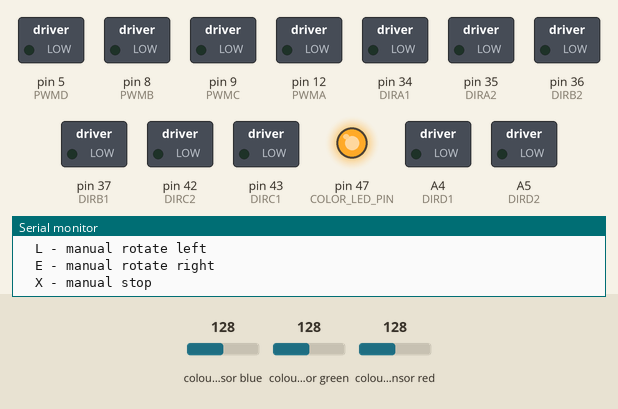
Recording of a sketch running on a simulated Arduino Mega 2560, built with avr-gcc and run on an emulated ATmega2560. Shown: switched loads named in the sketch (green lamp = pin HIGH), output pins drawn as LEDs (lit = HIGH), the last lines printed to the serial monitor. Wiring (inferred from the names in the program): TCS3200 colour sensor: output pin 46; S2 pin 13; S3 pin 11; S0 pin 44; S1 pin 45. The test bench sets the inputs (shaded band); at power-on: colour sensor green 128, colour sensor blue 128, colour sensor red 128. Pins used as bus, display or sensor lines are not drawn.

Above: at 0.13 s.
At 1.2 s:
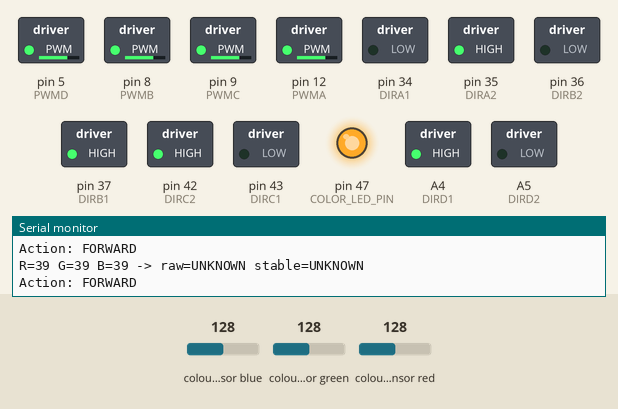
1.3 s: colour sensor green set to 95
3.0 s: colour sensor green set to 88
At 5.0 s:
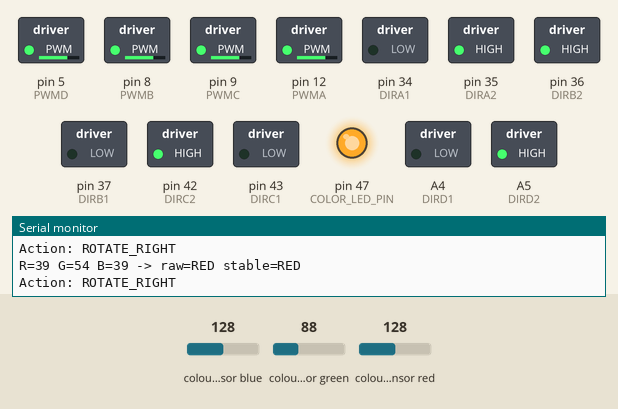
Timing chart, 0 to 6.5 s (numbered marks = the images above; inputs shaded):
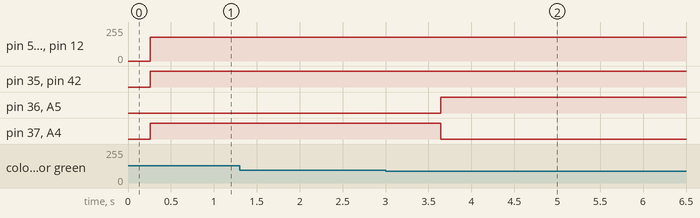

The sketch:

color_sensor_red_green_black_test.ino
```cpp
#include <Arduino.h>

// 这个测试程序用于读取 GY-31 颜色传感器，并尝试区分红色、绿色和黑色。
// 这里默认 GY-31 使用的是常见的 TCS3200/TCS230 接口。

// 电机引脚定义沿用 reference.ino，方便直接在当前底盘上测试颜色触发动作。
#define PWMA 12
#define DIRA1 34
#define DIRA2 35

#define PWMB 8
#define DIRB1 37
#define DIRB2 36

#define PWMC 9
#define DIRC1 43
#define DIRC2 42

#define PWMD 5
#define DIRD1 A4
#define DIRD2 A5

#define MOTORA_FORWARD(pwm) do { digitalWrite(DIRA1, LOW);  digitalWrite(DIRA2, HIGH); analogWrite(PWMA, pwm); } while (0)
#define MOTORA_BACKOFF(pwm) do { digitalWrite(DIRA1, HIGH); digitalWrite(DIRA2, LOW);  analogWrite(PWMA, pwm); } while (0)
#define MOTORA_STOP()       do { digitalWrite(DIRA1, LOW);  digitalWrite(DIRA2, LOW);  analogWrite(PWMA, 0); } while (0)

#define MOTORB_FORWARD(pwm) do { digitalWrite(DIRB1, LOW);  digitalWrite(DIRB2, HIGH); analogWrite(PWMB, pwm); } while (0)
#define MOTORB_BACKOFF(pwm) do { digitalWrite(DIRB1, HIGH); digitalWrite(DIRB2, LOW);  analogWrite(PWMB, pwm); } while (0)
#define MOTORB_STOP()       do { digitalWrite(DIRB1, LOW);  digitalWrite(DIRB2, LOW);  analogWrite(PWMB, 0); } while (0)

#define MOTORC_FORWARD(pwm) do { digitalWrite(DIRC1, LOW);  digitalWrite(DIRC2, HIGH); analogWrite(PWMC, pwm); } while (0)
#define MOTORC_BACKOFF(pwm) do { digitalWrite(DIRC1, HIGH); digitalWrite(DIRC2, LOW);  analogWrite(PWMC, pwm); } while (0)
#define MOTORC_STOP()       do { digitalWrite(DIRC1, LOW);  digitalWrite(DIRC2, LOW);  analogWrite(PWMC, 0); } while (0)

#define MOTORD_FORWARD(pwm) do { digitalWrite(DIRD1, LOW);  digitalWrite(DIRD2, HIGH); analogWrite(PWMD, pwm); } while (0)
#define MOTORD_BACKOFF(pwm) do { digitalWrite(DIRD1, HIGH); digitalWrite(DIRD2, LOW);  analogWrite(PWMD, pwm); } while (0)
#define MOTORD_STOP()       do { digitalWrite(DIRD1, LOW);  digitalWrite(DIRD2, LOW);  analogWrite(PWMD, 0); } while (0)

// 这些引脚定义需要按照你们实际接线修改。
const uint8_t COLOR_S0_PIN = 44;
const uint8_t COLOR_S1_PIN = 45;
const uint8_t COLOR_S2_PIN = 13;
const uint8_t COLOR_S3_PIN = 11;
const uint8_t COLOR_OUT_PIN = 46;
const uint8_t COLOR_LED_PIN = 47;  // 如果模块带补光 LED 控制脚，可以在这里控制开关。

// 这些阈值根据你提供的红纸和绿纸样本数据设置。
// 140 对当前底盘可能不足以起步，这里提高到和基础电机测试更接近的值。
const int MOTOR_PWM = 180;
const uint16_t RED_GREEN_GAP_FOR_RED = 12;
const uint16_t RED_GREEN_GAP_FOR_GREEN = 3;
const uint8_t REQUIRED_STREAK = 3;

struct ColorReading {
  uint16_t red;
  uint16_t green;
  uint16_t blue;
};

void setupMotorPins() {
  pinMode(PWMA, OUTPUT);
  pinMode(DIRA1, OUTPUT);
  pinMode(DIRA2, OUTPUT);

  pinMode(PWMB, OUTPUT);
  pinMode(DIRB1, OUTPUT);
  pinMode(DIRB2, OUTPUT);

  pinMode(PWMC, OUTPUT);
  pinMode(DIRC1, OUTPUT);
  pinMode(DIRC2, OUTPUT);

  pinMode(PWMD, OUTPUT);
  pinMode(DIRD1, OUTPUT);
  pinMode(DIRD2, OUTPUT);
}

void stopCar() {
  MOTORA_STOP();
  MOTORB_STOP();
  MOTORC_STOP();
  MOTORD_STOP();
}

// 按之前测试文件的定义，全部 FORWARD 作为右旋。
void rotateRight() {
  MOTORA_FORWARD(MOTOR_PWM);
  MOTORB_FORWARD(MOTOR_PWM);
  MOTORC_FORWARD(MOTOR_PWM);
  MOTORD_FORWARD(MOTOR_PWM);
}

// 按之前测试文件的定义，全部 BACKOFF 作为左旋。
void rotateLeft() {
  MOTORA_BACKOFF(MOTOR_PWM);
  MOTORB_BACKOFF(MOTOR_PWM);
  MOTORC_BACKOFF(MOTOR_PWM);
  MOTORD_BACKOFF(MOTOR_PWM);
}

// UNKNOWN 时默认保持直行。
void moveForward() {
  MOTORA_FORWARD(MOTOR_PWM);
  MOTORB_BACKOFF(MOTOR_PWM);
  MOTORC_FORWARD(MOTOR_PWM);
  MOTORD_BACKOFF(MOTOR_PWM);
}

// 初始化颜色传感器，并设置输出频率缩放。
void setupColorSensor() {
  pinMode(COLOR_S0_PIN, OUTPUT);
  pinMode(COLOR_S1_PIN, OUTPUT);
  pinMode(COLOR_S2_PIN, OUTPUT);
  pinMode(COLOR_S3_PIN, OUTPUT);
  pinMode(COLOR_OUT_PIN, INPUT);
  pinMode(COLOR_LED_PIN, OUTPUT);

  // 将 TCS3200 的输出频率缩放到 20%，便于 Arduino 读取。
  digitalWrite(COLOR_S0_PIN, HIGH);
  digitalWrite(COLOR_S1_PIN, LOW);

  // 如果模块支持补光 LED 控制，这里默认打开。
  digitalWrite(COLOR_LED_PIN, HIGH);
}

// 选择一个颜色通道并读取其脉冲宽度。
// 对 TCS3200 来说，脉冲越短，通常表示该颜色反射越强。
uint16_t readColorChannel(bool s2, bool s3) {
  digitalWrite(COLOR_S2_PIN, s2 ? HIGH : LOW);
  digitalWrite(COLOR_S3_PIN, s3 ? HIGH : LOW);
  delay(3);

  unsigned long pulse = pulseIn(COLOR_OUT_PIN, LOW, 50000UL);
  if (pulse == 0) {
    return 0;
  }

  // TCS3200 输出的是频率信号，这里用脉冲宽度近似表示颜色强度。
  return static_cast<uint16_t>(pulse);
}

// 依次读取红、蓝、绿三个通道。
ColorReading readColor() {
  ColorReading reading;

  // 常见 TCS3200 颜色滤波选择：
  // red:   S2 LOW,  S3 LOW
  // blue:  S2 LOW,  S3 HIGH
  // clear: S2 HIGH, S3 LOW
  // green: S2 HIGH, S3 HIGH
  reading.red = readColorChannel(false, false);
  reading.blue = readColorChannel(false, true);
  reading.green = readColorChannel(true, true);
  return reading;
}

// 根据三个通道的读数做一个简单分类。
// 当前版本只分 RED、GREEN 和 UNKNOWN，不再分 BLACK。
const char *classifyColor(const ColorReading &reading) {
  if (reading.red == 0 || reading.green == 0 || reading.blue == 0) {
    return "NO_SIGNAL";
  }

  if (reading.red + RED_GREEN_GAP_FOR_RED < reading.green) {
    return "RED";
  }

  if (reading.green + RED_GREEN_GAP_FOR_GREEN < reading.red) {
    return "GREEN";
  }

  return "UNKNOWN";
}

void printHelp() {
  Serial.println("Color sensor test ready.");
  Serial.println("Commands:");
  Serial.println("  R - read one sample");
  Serial.println("  C - continuous output");
  Serial.println("  S - stop continuous output");
  Serial.println("  F - manual forward");
  Serial.println("  L - manual rotate left");
  Serial.println("  E - manual rotate right");
  Serial.println("  X - manual stop");
}

bool continuousMode = true;
unsigned long lastPrintMs = 0;
const char *stableLabel = "UNKNOWN";
const char *lastRawLabel = "UNKNOWN";
uint8_t labelStreak = 0;

// 打印一次原始读数和分类结果，便于后续做阈值校准。
void printSample() {
  ColorReading reading = readColor();
  const char *label = classifyColor(reading);

  Serial.print("R=");
  Serial.print(reading.red);
  Serial.print(" G=");
  Serial.print(reading.green);
  Serial.print(" B=");
  Serial.print(reading.blue);
  Serial.print(" -> ");
  Serial.println(label);
}

// 连续多次得到相同分类后，才把它作为稳定结果输出，减少抖动。
const char *updateStableLabel(const char *rawLabel) {
  if (strcmp(rawLabel, lastRawLabel) == 0) {
    if (labelStreak < 255) {
      labelStreak++;
    }
  } else {
    lastRawLabel = rawLabel;
    labelStreak = 1;
  }

  if (labelStreak >= REQUIRED_STREAK) {
    if (strcmp(rawLabel, "RED") == 0 || strcmp(rawLabel, "GREEN") == 0) {
      stableLabel = rawLabel;
    } else if (strcmp(rawLabel, "UNKNOWN") == 0 || strcmp(rawLabel, "NO_SIGNAL") == 0) {
      // UNKNOWN 时不立刻切回直行，保持上一个稳定动作。
      // 只有系统刚启动、还没有稳定识别过颜色时，才维持 UNKNOWN。
      if (strcmp(stableLabel, "UNKNOWN") == 0) {
        stableLabel = "UNKNOWN";
      }
    }
  }

  return stableLabel;
}

// 根据稳定颜色分类直接驱动底盘：
// RED -> 右旋
// GREEN -> 左旋
// UNKNOWN -> 直行
void driveByColor(const char *label) {
  if (strcmp(label, "RED") == 0) {
    rotateRight();
  } else if (strcmp(label, "GREEN") == 0) {
    rotateLeft();
  } else {
    moveForward();
  }
}

// 串口命令用于切换单次读取和持续输出模式。
void handleCommand(char cmd) {
  switch (cmd) {
    case 'R':
    case 'r':
      printSample();
      break;
    case 'C':
    case 'c':
      continuousMode = true;
      Serial.println("Continuous mode enabled");
      break;
    case 'S':
    case 's':
      continuousMode = false;
      Serial.println("Continuous mode disabled");
      break;
    case 'F':
    case 'f':
      continuousMode = false;
      moveForward();
      Serial.println("Manual forward");
      break;
    case 'L':
    case 'l':
      continuousMode = false;
      rotateLeft();
      Serial.println("Manual rotate left");
      break;
    case 'E':
    case 'e':
      continuousMode = false;
      rotateRight();
      Serial.println("Manual rotate right");
      break;
    case 'X':
    case 'x':
      continuousMode = false;
      stopCar();
      Serial.println("Manual stop");
      break;
    default:
      break;
  }
}

void setup() {
  Serial.begin(115200);
  setupMotorPins();
  setupColorSensor();
  stopCar();
  printHelp();
}

void loop() {
  if (Serial.available() > 0) {
    handleCommand(Serial.read());
  }

  // 持续模式下定时输出，方便直接观察不同颜色的原始值变化。
  if (continuousMode && millis() - lastPrintMs >= 250) {
    ColorReading reading = readColor();
    const char *rawLabel = classifyColor(reading);
    const char *label = updateStableLabel(rawLabel);

    Serial.print("R=");
    Serial.print(reading.red);
    Serial.print(" G=");
    Serial.print(reading.green);
    Serial.print(" B=");
    Serial.print(reading.blue);
    Serial.print(" -> raw=");
    Serial.print(rawLabel);
    Serial.print(" stable=");
    Serial.println(label);

    // 串口里同步打印当前动作，便于确认程序是否真的进入了对应分支。
    driveByColor(label);
    Serial.print("Action: ");
    if (strcmp(label, "RED") == 0) {
      Serial.println("ROTATE_RIGHT");
    } else if (strcmp(label, "GREEN") == 0) {
      Serial.println("ROTATE_LEFT");
    } else {
      Serial.println("FORWARD");
    }
    lastPrintMs = millis();
  }
}
```

Measured:
- the behaviour switches between 93 and 92 on colour sensor green (found by bisection; images 1 and 2)
- after the input at 3.0 s, pin 36 (DIRB2), A5 (DIRD2): LOW → HIGH after 0.65 s; pin 37 (DIRB1), A4 (DIRD1): HIGH → LOW after 0.65 s
